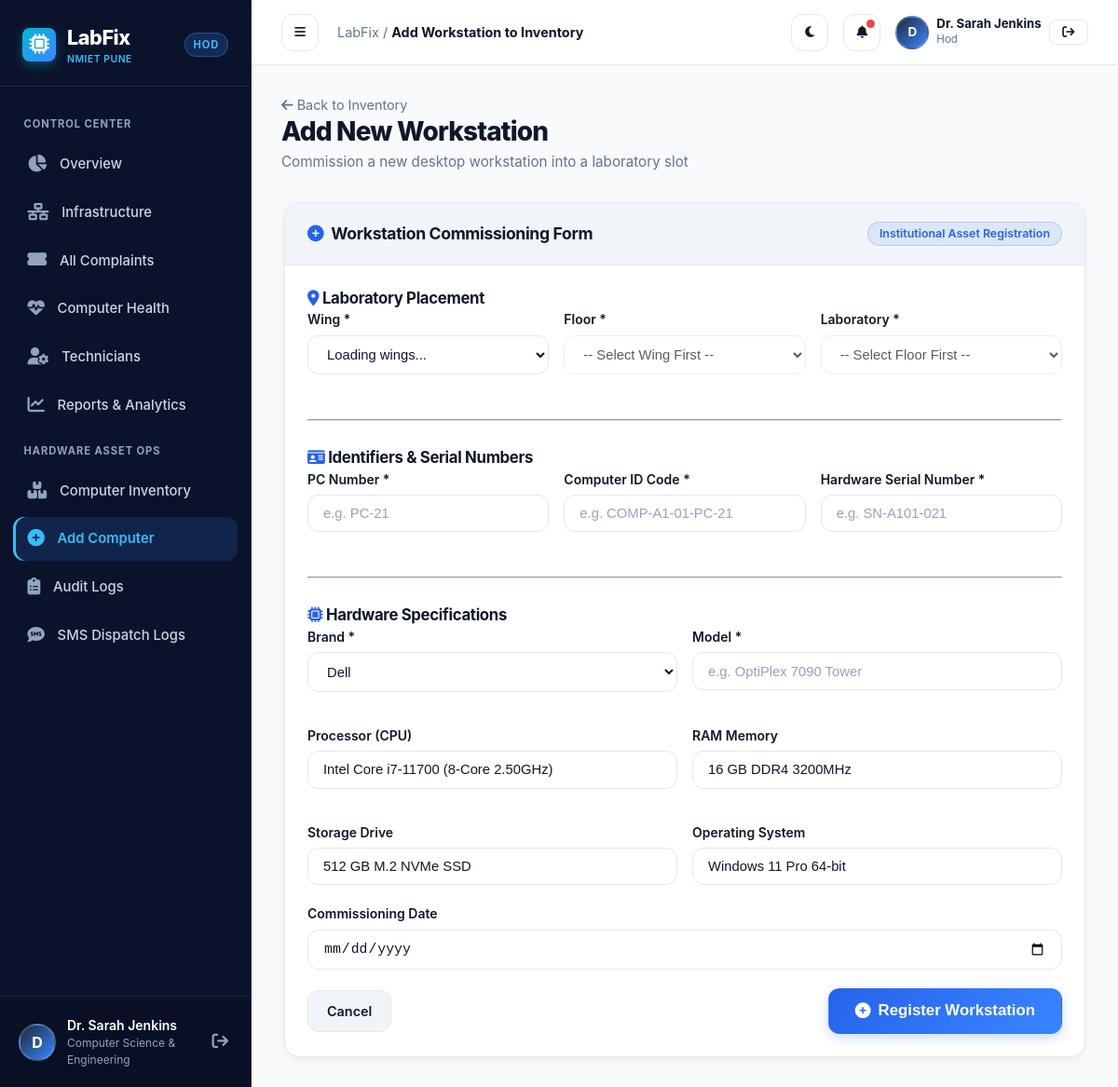
/inventory/add (signed in), run on the app's committed database.
### tables this page shows
CREATE TABLE users (
        id INTEGER PRIMARY KEY AUTOINCREMENT,
        username TEXT UNIQUE NOT NULL,
        email TEXT UNIQUE NOT NULL,
        password_hash TEXT NOT NULL,
        full_name TEXT NOT NULL,
        role TEXT NOT NULL CHECK(role IN ('hod', 'faculty', 'technician')),
        department TEXT DEFAULT 'Computer Science',
        phone TEXT DEFAULT '',
        avatar_url TEXT DEFAULT '',
        created_at TIMESTAMP DEFAULT CURRENT_TIMESTAMP
    );

### routes/inventory.py (the view, shortened to what this page needs)
@inventory_bp.route('/add', methods=['GET', 'POST'])
@login_required
@role_required(['hod', 'technician'])
def add():
    user = get_current_user()
    return render_template('inventory/add.html', user=user)

### templates/inventory/add.html (shortened to what this page needs)
{% extends 'base.html' %}
{% block breadcrumb %}Add Workstation to Inventory{% endblock %}
{% block content %}
<div class="page-header">
  <div>
    <div class="d-flex align-items-center gap-2 mb-1">
      <a href="{{ url_for('inventory.index') }}" class="text-muted" style="font-size: 0.9rem;">
        <i class="fa-solid fa-arrow-left me-1"></i> Back to Inventory
      </a>
    </div>
    <h1 class="page-title">Add New Workstation</h1>
    <p class="page-subtitle">Commission a new desktop workstation into a laboratory slot</p>
  </div>
</div>
<div style="max-width: 860px; margin: 0 auto;">
  <div class="card shadow-lg">
    <div class="card-header" style="background: var(--bg-surface-secondary);">
      <h3 class="card-title">
        <i class="fa-solid fa-plus-circle text-primary me-2"></i> Workstation Commissioning Form
      </h3>
      <span class="badge badge-primary">Institutional Asset Registration</span>
    </div>
    <div class="card-body p-4">
      <form action="{{ url_for('inventory.add') }}" method="POST" id="add-computer-form">
        <div class="mb-4">
          <h4 class="mb-3" style="font-size: 1.05rem;"><i class="fa-solid fa-location-dot text-primary me-2"></i> Laboratory Placement</h4>
          <div style="display: grid; grid-template-columns: 1fr 1fr 1fr; gap: 1rem;">
            <div class="form-group">
              <label class="form-label" for="wing-select">Wing *</label>
              <select class="form-select" id="wing-select" required>
                <option value="">Loading wings...</option>
              </select>
            </div>
            <div class="form-group">
              <label class="form-label" for="floor-select">Floor *</label>
              <select class="form-select" id="floor-select" disabled required>
                <option value="">-- Select Wing First --</option>
              </select>
            </div>
            <div class="form-group">
              <label class="form-label" for="lab-select">Laboratory *</label>
              <select class="form-select" id="lab-select" name="lab_id" disabled required>
                <option value="">-- Select Floor First --</option>
              </select>
            </div>
          </div>
        </div>
        <hr style="border-color: var(--border-color); margin: 1.75rem 0;">
        <div class="mb-4">
          <h4 class="mb-3" style="font-size: 1.05rem;"><i class="fa-solid fa-id-card text-primary me-2"></i> Identifiers & Serial Numbers</h4>
          <div style="display: grid; grid-template-columns: 1fr 1fr 1fr; gap: 1rem;">
            <div class="form-group">
              <label class="form-label" for="pc_number">PC Number *</label>
              <input type="text" class="form-control" id="pc_number" name="pc_number" placeholder="e.g. PC-21" required>
            </div>
            <div class="form-group">
              <label class="form-label" for="computer_id_code">Computer ID Code *</label>
              <input type="text" class="form-control" id="computer_id_code" name="computer_id_code" placeholder="e.g. COMP-A1-01-PC-21" required>
            </div>
            <div class="form-group">
              <label class="form-label" for="serial_number">Hardware Serial Number *</label>
              <input type="text" class="form-control" id="serial_number" name="serial_number" placeholder="e.g. SN-A101-021" required>
            </div>
          </div>
        </div>
        <hr style="border-color: var(--border-color); margin: 1.75rem 0;">
        <div class="mb-4">
          <h4 class="mb-3" style="font-size: 1.05rem;"><i class="fa-solid fa-microchip text-primary me-2"></i> Hardware Specifications</h4>
          <div style="display: grid; grid-template-columns: 1fr 1fr; gap: 1rem;">
            <div class="form-group">
              <label class="form-label" for="brand">Brand *</label>
              <select class="form-select" id="brand" name="brand" required>
                <option value="Dell">Dell</option>
              </select>
            </div>
            <div class="form-group">
              <label class="form-label" for="model">Model *</label>
              <input type="text" class="form-control" id="model" name="model" placeholder="e.g. OptiPlex 7090 Tower" required>
            </div>
            <div class="form-group">
              <label class="form-label" for="processor">Processor (CPU)</label>
              <input type="text" class="form-control" id="processor" name="processor" value="Intel Core i7-11700 (8-Core 2.50GHz)">
            </div>
            <div class="form-group">
              <label class="form-label" for="ram">RAM Memory</label>
              <input type="text" class="form-control" id="ram" name="ram" value="16 GB DDR4 3200MHz">
            </div>
            <div class="form-group">
              <label class="form-label" for="storage">Storage Drive</label>
              <input type="text" class="form-control" id="storage" name="storage" value="512 GB M.2 NVMe SSD">
            </div>
            <div class="form-group">
              <label class="form-label" for="os">Operating System</label>
              <input type="text" class="form-control" id="os" name="os" value="Windows 11 Pro 64-bit">
            </div>
          </div>
          <div class="form-group">
            <label class="form-label" for="installation_date">Commissioning Date</label>
            <input type="date" class="form-control" id="installation_date" name="installation_date" value="{{ None }}">
          </div>
        </div>
        <div class="d-flex align-items-center justify-content-between pt-3 border-top" style="border-color: var(--border-color) !important;">
          <a href="{{ url_for('inventory.index') }}" class="btn btn-secondary">Cancel</a>
          <button type="submit" class="btn btn-primary btn-lg">
            <i class="fa-solid fa-plus-circle me-1"></i> Register Workstation
          </button>
        </div>
      </form>
    </div>
  </div>
</div>
{% endblock %}

### templates/base.html (shortened to what this page needs)
<!DOCTYPE html>
<html lang="en" data-theme="light">
<head>
  <link rel="stylesheet" href="https://cdnjs.cloudflare.com/ajax/libs/font-awesome/6.5.1/css/all.min.css">
  <link rel="stylesheet" href="{{ url_for('static', filename='css/style.css') }}">
  <link rel="stylesheet" href="{{ url_for('static', filename='css/dashboard.css') }}">
</head>
<body>
  <div class="dashboard-layout">
    {% include 'components/_sidebar.html' %}
    <div class="main-wrapper">
      <header class="topbar">
        <div class="topbar-left">
          <button id="sidebar-toggle-btn" class="icon-btn d-lg-none" title="Toggle Sidebar">
            <i class="fa-solid fa-bars"></i>
          </button>
          <div class="page-breadcrumb">
            <span>LabFix</span> / <strong>{% block breadcrumb %}Dashboard{% endblock %}</strong>
          </div>
        </div>
        <div class="topbar-right">
          <button id="theme-toggle-btn" class="icon-btn" title="Toggle Dark/Light Theme">
          </button>
          <div class="dropdown-wrapper">
            <button class="icon-btn dropdown-toggle" id="notification-btn" title="Notifications">
              <i class="fa-solid fa-bell"></i>
              <span class="notification-badge" id="notification-badge" style="display: {{ 'block' if unread_notifications_count > 0 else 'none' }};"></span>
            </button>
          </div>
          <div class="d-flex align-items-center gap-2 ps-2 border-start" style="border-color: var(--border-color) !important;">
            <div class="user-avatar" style="width: 36px; height: 36px; font-size: 0.85rem;">
              {{ current_user.full_name[:1] if current_user else 'U' }}
            </div>
            <div class="d-none d-sm-block text-start">
              <div style="font-size: 0.825rem; font-weight: 700; color: var(--text-main); line-height: 1.2;">
                {{ current_user.full_name if current_user else 'Guest' }}
              </div>
              <div style="font-size: 0.72rem; color: var(--text-muted); text-transform: capitalize;">
                {{ current_user.role if current_user else '' }}
              </div>
            </div>
            <a href="{{ url_for('auth.logout') }}" class="btn btn-outline btn-sm ms-2" title="Sign Out">
              <i class="fa-solid fa-arrow-right-from-bracket"></i>
            </a>
          </div>
        </div>
      </header>
      <main class="page-container">
        {% block content %}{% endblock %}
      </main>
    </div>
  </div>
</body>
</html>

### templates/components/_sidebar.html (shortened to what this page needs)
<aside class="sidebar">
  <div class="sidebar-header">
    <a href="/" class="brand-logo">
      <div class="brand-icon">
        <i class="fa-solid fa-microchip"></i>
      </div>
      <div>
        <span>LabFix</span>
        <div style="font-size: 0.65rem; color: #38bdf8; font-weight: 600; letter-spacing: 0.05em; text-transform: uppercase;">NMIET Pune</div>
      </div>
    </a>
    <span class="role-badge-pill">{{ current_user.role if current_user else 'Guest' }}</span>
  </div>
  <div class="sidebar-nav">
    {% if current_user and current_user.role == 'hod' %}
      <div class="nav-section-title">Control Center</div>
      <a href="{{ url_for('hod.dashboard') }}" class="nav-link {{ 'active' if request.endpoint == 'hod.dashboard' else '' }}">
        <i class="fa-solid fa-chart-pie"></i>
        <span>Overview</span>
      </a>
      <a href="{{ url_for('hod.infrastructure') }}" class="nav-link {{ 'active' if request.endpoint == 'hod.infrastructure' else '' }}">
        <i class="fa-solid fa-network-wired"></i>
        <span>Infrastructure</span>
      </a>
      <a href="{{ url_for('hod.complaints') }}" class="nav-link {{ 'active' if request.endpoint == 'hod.complaints' else '' }}">
        <i class="fa-solid fa-ticket-simple"></i>
        <span>All Complaints</span>
      </a>
      <a href="{{ url_for('hod.computer_health') }}" class="nav-link {{ 'active' if request.endpoint == 'hod.computer_health' else '' }}">
        <i class="fa-solid fa-heart-pulse"></i>
        <span>Computer Health</span>
      </a>
      <a href="{{ url_for('hod.technician_monitoring') }}" class="nav-link {{ 'active' if request.endpoint == 'hod.technician_monitoring' else '' }}">
        <i class="fa-solid fa-user-gear"></i>
        <span>Technicians</span>
      </a>
      <a href="{{ url_for('hod.reports') }}" class="nav-link {{ 'active' if request.endpoint == 'hod.reports' else '' }}">
        <i class="fa-solid fa-chart-line"></i>
        <span>Reports & Analytics</span>
      </a>
      <div class="nav-section-title">Hardware Asset Ops</div>
      <a href="{{ url_for('inventory.index') }}" class="nav-link {{ 'active' if request.blueprint == 'inventory' and request.endpoint == 'inventory.index' else '' }}">
        <i class="fa-solid fa-boxes-stacked"></i>
        <span>Computer Inventory</span>
      </a>
      <a href="{{ url_for('inventory.add') }}" class="nav-link {{ 'active' if request.endpoint == 'inventory.add' else '' }}">
        <i class="fa-solid fa-plus-circle"></i>
        <span>Add Computer</span>
      </a>
      <a href="{{ url_for('hod.audit_logs') }}" class="nav-link {{ 'active' if request.endpoint == 'hod.audit_logs' else '' }}">
        <i class="fa-solid fa-clipboard-list"></i>
        <span>Audit Logs</span>
      </a>
      <a href="{{ url_for('hod.sms_logs') }}" class="nav-link {{ 'active' if request.endpoint == 'hod.sms_logs' else '' }}">
        <i class="fa-solid fa-comment-sms"></i>
        <span>SMS Dispatch Logs</span>
      </a>
    {% endif %}
  </div>
  <div class="sidebar-footer">
    <div class="user-profile-mini">
      <div class="user-avatar">
        {{ current_user.full_name[:1] if current_user else 'U' }}
      </div>
      <div class="user-info-text">
        <div class="user-name">{{ current_user.full_name if current_user else 'Guest User' }}</div>
        <div class="user-role-label">{{ current_user.department if current_user else '' }}</div>
      </div>
      <a href="{{ url_for('auth.logout') }}" title="Logout" style="color: var(--slate-400); font-size: 1.1rem; padding: 4px;" class="ms-auto">
        <i class="fa-solid fa-arrow-right-from-bracket"></i>
      </a>
    </div>
  </div>
</aside>

### data on the page
users: role "HOD", full_name "D", full_name "Dr. Sarah Jenkins", department "Computer Science & Engineering", role "Hod"
